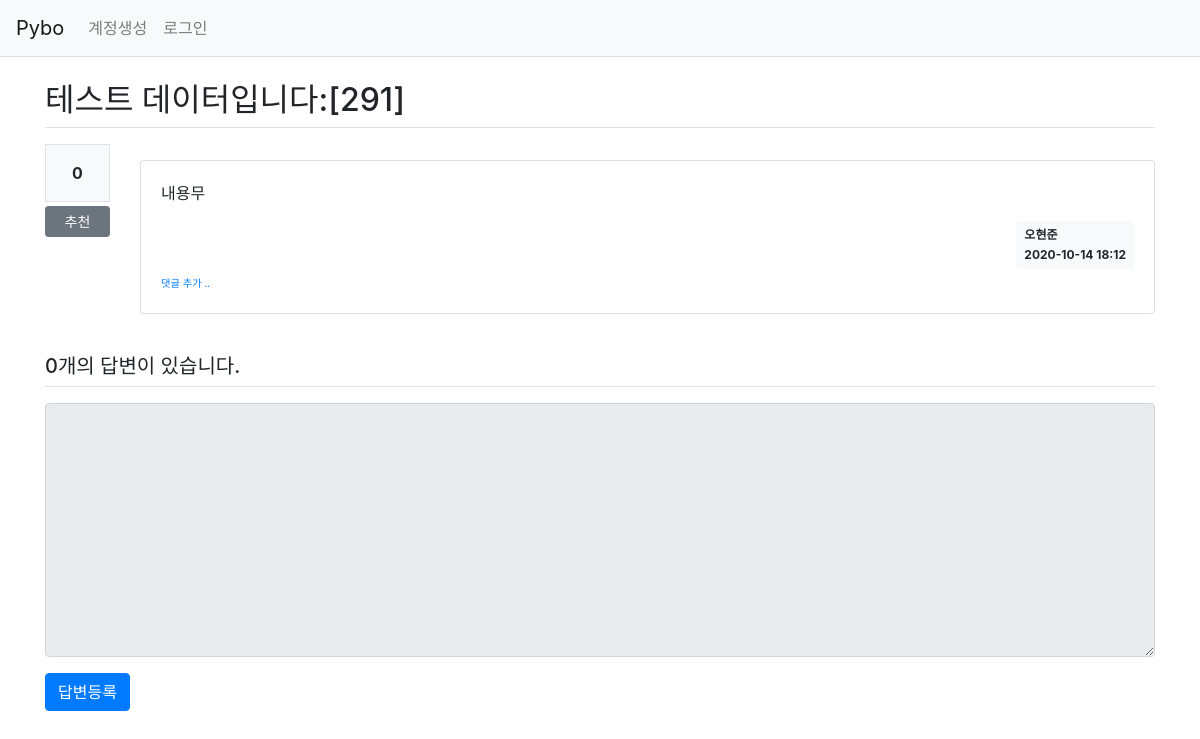
The app's page /question/detail/295/, older data.
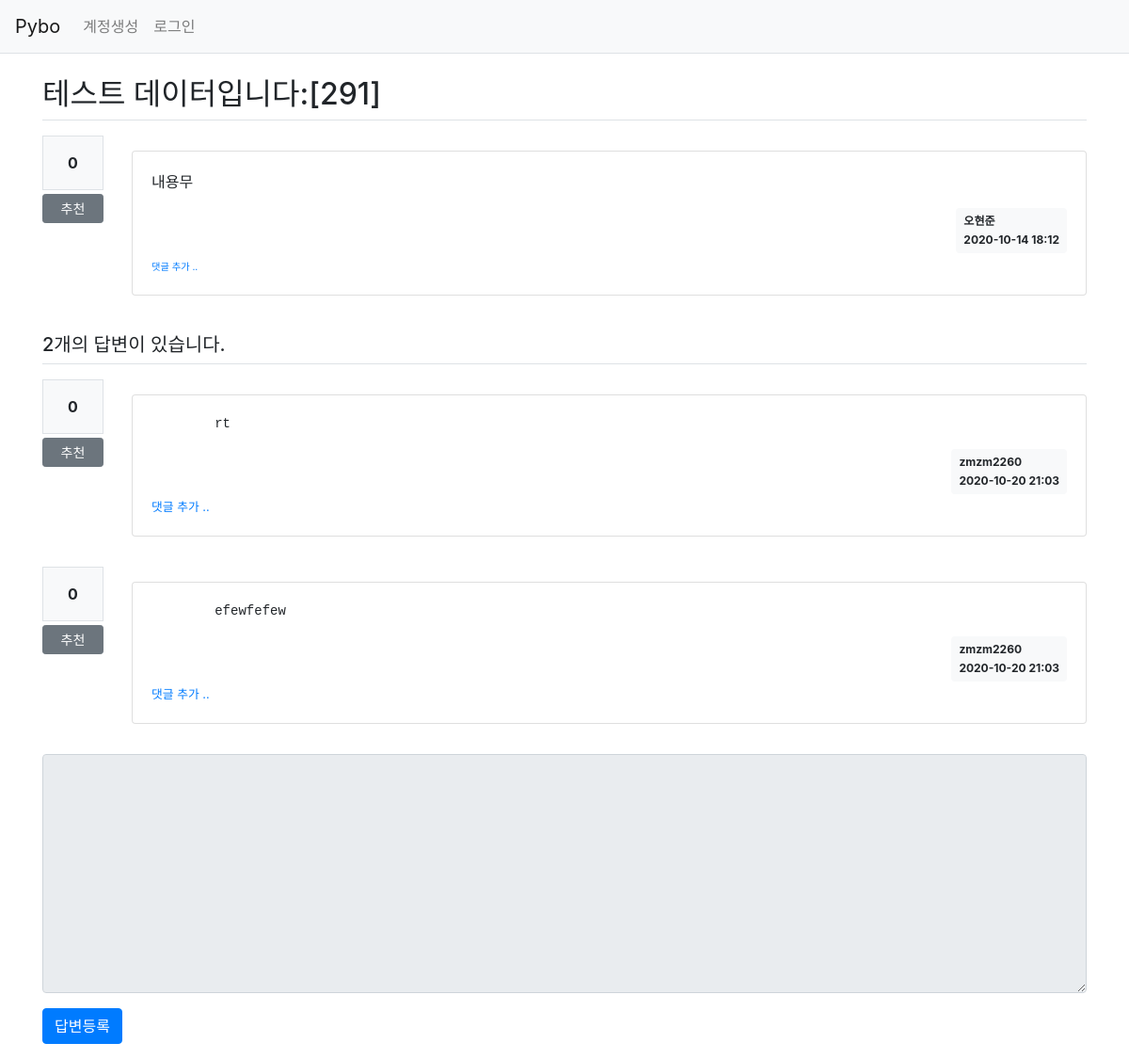
The same page, newer data.
### pybo/models.py (models this page shows)
class Question(db.Model):
    id = db.Column(db.Integer, primary_key=True)
    subject = db.Column(db.String(100), nullable=False)
    content = db.Column(db.Text(), nullable=False)
    create_date = db.Column(db.DateTime(), nullable=False)
    user_id = db.Column(db.Integer, db.ForeignKey('user.id', ondelete='CASCADE'), nullable=False)
    user = db.relationship('User', backref=db.backref('question_set'))
    modify_date = db.Column(db.DateTime(), nullable=True)
    voter = db.relationship('User', secondary=question_voter, backref=db.backref('question_voter_set'))

class User(db.Model):
    id = db.Column(db.Integer, primary_key=True)
    username = db.Column(db.String(150), unique=True, nullable=False)
    password = db.Column(db.String(200), nullable=False)
    email = db.Column(db.String(120), unique=True, nullable=False)

class Answer(db.Model):
    id = db.Column(db.Integer, primary_key=True)
    question_id = db.Column(db.Integer, db.ForeignKey('question.id', ondelete='CASCADE'))
    question = db.relationship('Question', backref=db.backref('answer_set'))
    content = db.Column(db.Text(), nullable=False)
    create_date = db.Column(db.DateTime(), nullable=False)
    user_id = db.Column(db.Integer, db.ForeignKey('user.id', ondelete='CASCADE'), nullable=False)
    user = db.relationship('User', backref=db.backref('answer_set'))
    modify_date = db.Column(db.DateTime(), nullable=True)
    voter = db.relationship('User', secondary=answer_voter, backref=db.backref('answer_voter_set'))

### pybo/views/question_views.py (the view)
@bp.route('/detail/<int:question_id>/')
def detail(question_id):
    form = AnswerForm()
    question = Question.query.get_or_404(question_id)
    return render_template('question/question_detail.html', question=question, form=form)

### pybo/forms.py
class AnswerForm(FlaskForm):
    content = TextAreaField('내용', validators=[DataRequired('내용은 필수입력 항목입니다.')])

### pybo/filter.py (called while the page is built)
def format_datetime(value, fmt="%Y-%m-%d %H:%M"):
    return value.strftime(fmt)

### pybo/views/auth_views.py (called while the page is built)
@bp.before_app_request # 이 어노테이션이 적용된 함수는 라우트 함수 실행 전에 항상 먼저 실행된다.
def load_logged_in_user():
    user_id = session.get('user_id')
    if user_id is None:
        g.user = None
    else:
        g.user = User.query.get(user_id)

### pybo/templates/question/question_detail.html (shortened to what this page needs)
{% extends 'base.html' %}
{% block content %}
<div class="container my-3">
	<h2 class="border-bottom py-2">{{ question.subject }}</h2>
	<div class="row my-3">
		<div class="col-1">
			<div class="bg-light text-center p-3 border font-weight-bolder mb-1">{{ question.voter|length }}</div>
			<a href="#" data-uri="{{ url_for('vote.question', question_id=question.id) }}"
			class="recommend btn btn-sm btn-secondary btn-block my-1">추천</a>
		</div>
		<div class="col-11">
			<div class="card my-3">
				<div class="card-body">
					<div class="card-text">{{ question.content|markdown }}</div>
					<div class="d-flex justify-content-end">
						<div class="badge badge-light p-2 text-left">
							<div class="mb-2">{{ question.user.username }}</div>
							<div>{{ question.create_date|datetime }}</div>
						</div>
					</div>
					<div>
						<a href="{{ url_for('comment.create_question', question_id=question.id) }}"
						class="small"><small>댓글 추가 ..</small></a>
					</div>
				</div>
			</div>
		</div>
	</div>
	<h5 class="border-bottom my-3 py-2">{{ question.answer_set|length }}개의 답변이 있습니다.</h5>
	{% for answer in question.answer_set %}
	<div class="row my-3">
		<div class="col-1">
			<div class="bg-light text-center p-3 border font-weight-bolder mb-1">{{ answer.voter|length }}</div>
			<a href="#" data-uri="{{ url_for('vote.answer', answer_id=answer.id) }}"
			class="recommend btn btn-sm btn-secondary btn-block my-1">추천</a>
		</div>
		<div class="col-11">
			<div class="card my-3">
				<div class="card-body">
					<div class="card-text">{{ answer.content|markdown }}</div>
					<div class="d-flex justify-content-end">
						<div class="badge badge-light p-2 text-left">
							<div class="mb-2">{{ answer.user.username }}</div>
							<div>{{ answer.create_date|datetime }}</div>
						</div>
					</div>
					<div>
						<a href="{{ url_for('comment.create_answer', answer_id=answer.id) }}"
						class="small"><smal>댓글 추가 ..</small></a>
					</div>
				</div>
			</div>
		</div>
	</div>
	{% endfor %}
	<form action="{{ url_for('answer.create', question_id=question.id) }}" method="post" class="my-3">
		<div class="form-group">
			<textarea {% if not g.user %}disabled{% endif %}
			name="content" id="content" class="form-control" rows="10">
			</textarea>
		</div>
		<input type="submit" value="답변등록" class="btn btn-primary">
	</form>
</div>
{% endblock %}

### pybo/templates/base.html (shortened to what this page needs)
<!doctype html>
<html lang="ko">
<head>
	<link rel="stylesheet" href="{{ url_for('static', filename='bootstrap.min.css') }}">
	<link rel="stylesheet" href="{{ url_for('static', filename='style.css') }}">
</head>
<body>
{% include "navbar.html" %}
{% block content %}
{% endblock %}
</body>
</html>

### pybo/templates/navbar.html (shortened to what this page needs)
<nav class="navbar navbar-expand-lg navbar-light bg-light border-bottom">
	<a class="navbar-brand" href="{{ url_for('main.index') }}">Pybo</a>
	<div class="collapse navbar-collapse flex-grow-0" id="navbarNav">
		{% if g.user %}
		<ul class="navbar-nav">
			<li class="nav-item ">
				<a class="nav-link" href="{{ url_for('auth.logout') }}">{{ g.user.username }} (로그아웃)</a>
			</li>
		</ul>
		{% else %}
		<ul class="navbar-nav">
			<li class="nav item ">
				<a class="nav-link" href="{{ url_for('auth.signup') }}">계정생성</a>
			</li>
			<li class="nav-item ">
				<a class="nav-link" href="{{ url_for('auth.login') }}">로그인</a>
			</li>
		</ul>
		{% endif %}
	</div>
</nav>

Row changes from the older to the newer data that the page shows:
added Answer: voter|length "0", content "rt", user.username "zmzm2260", create_date "2020-10-20 21:03"
added Answer: voter|length "0", content "efewfefew", user.username "zmzm2260", create_date "2020-10-20 21:03"
Text that changed along with them:
{{ question.answer_set|length }}: "0" → "2"
